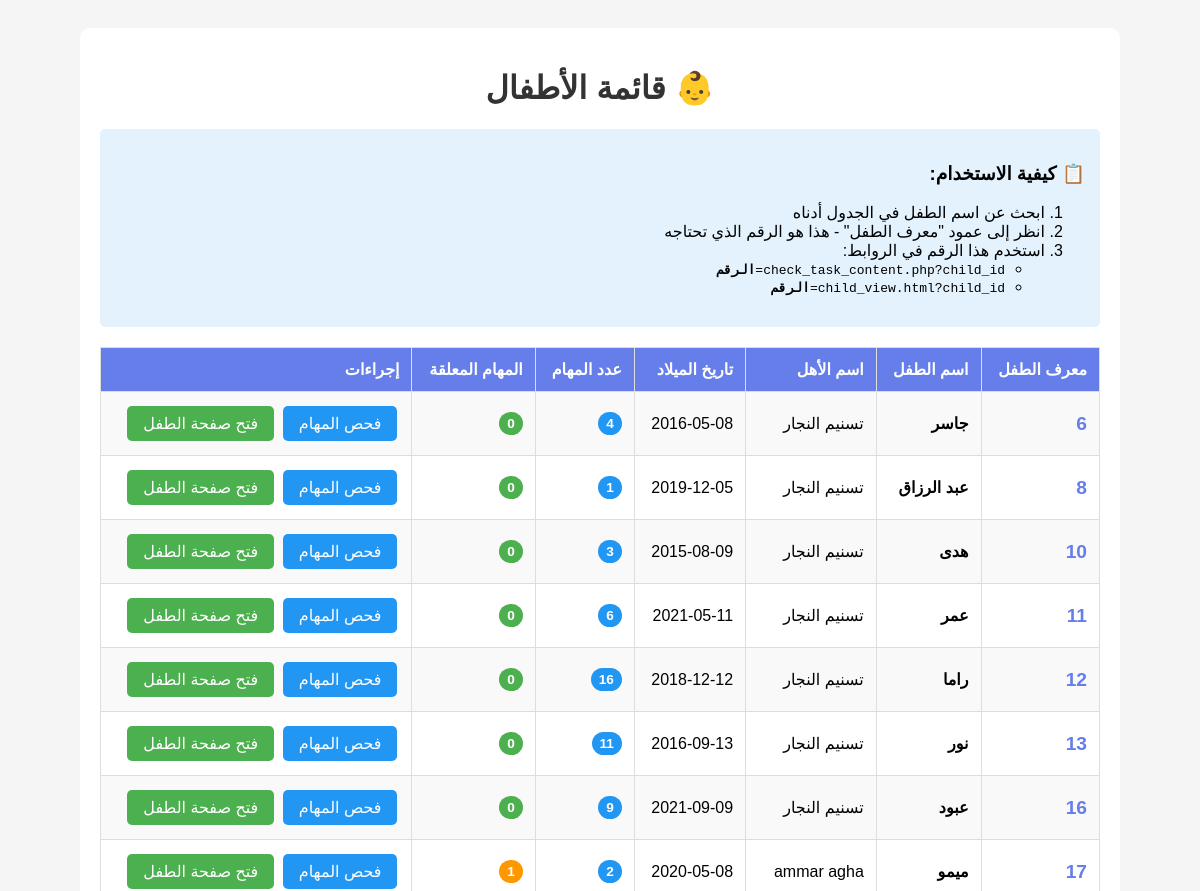
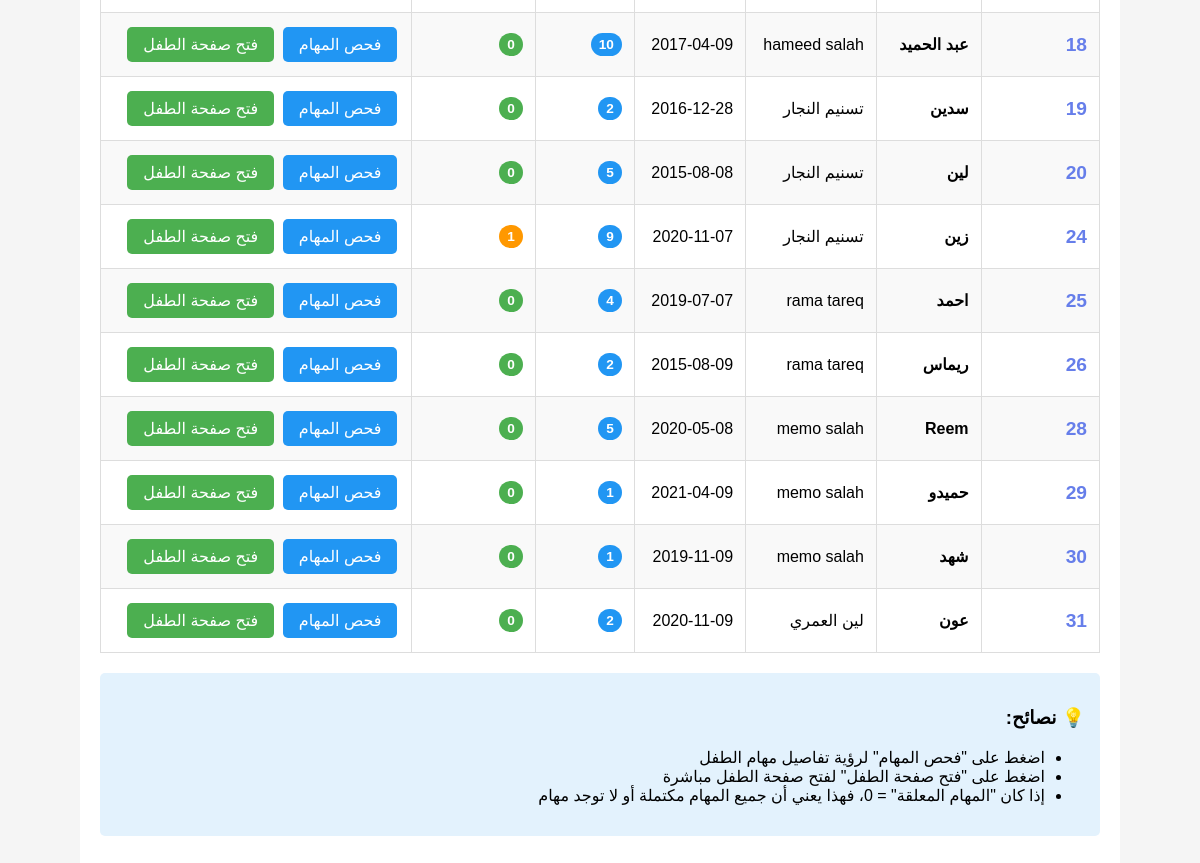
Screenshot of /list_children.php with the database file from the repository (2 pictures, top to bottom).
### tables this page shows
CREATE TABLE `children` (
  `child_id` int(11) NOT NULL,
  `child_name` varchar(200) NOT NULL,
  `parent_id` int(11) NOT NULL,
  `age` int(3) DEFAULT NULL,
  `gender` enum('ذكر','أنثى') DEFAULT NULL,
  `birth_date` date DEFAULT NULL,
  `profile_img` varchar(255) DEFAULT NULL,
  `last_activity` timestamp NULL DEFAULT NULL,
  `total_time` int(11) DEFAULT 0 COMMENT 'الوقت الإجمالي بالدقائق',
  `total_stars` int(11) DEFAULT 0 COMMENT 'Total stars',
  `title` varchar(50) DEFAULT NULL COMMENT 'Current title',
  `created_at` timestamp NOT NULL DEFAULT current_timestamp(),
  `updated_at` timestamp NOT NULL DEFAULT current_timestamp() ON UPDATE current_timestamp()
);

### list_children.php (the view, shortened to what this page needs)
<?php
require_once 'config/database.php';
try {
    $stmt = $pdo->prepare("
        SELECT
            c.child_id,
            c.child_name,
            c.birth_date,
            CONCAT(p.first_name, ' ', p.last_name) as parent_name,
            (SELECT COUNT(*) FROM tasks WHERE child_id = c.child_id) as tasks_count,
            (SELECT COUNT(*) FROM tasks WHERE child_id = c.child_id AND status = 'pending') as pending_tasks
        FROM children c
        LEFT JOIN parents p ON c.parent_id = p.id
        ORDER BY c.child_id ASC
    ");
    $stmt->execute();
    $children = $stmt->fetchAll(PDO::FETCH_ASSOC);
    echo '<!DOCTYPE html>
    <html lang="ar" dir="rtl">
    <head>
        <meta charset="UTF-8">
        <title>قائمة الأطفال</title>
        <style>
            body { font-family: Arial, sans-serif; padding: 20px; background: #f5f5f5; }
            .container { background: white; padding: 20px; border-radius: 10px; max-width: 1000px; margin: 0 auto; }
            h1 { color: #333; text-align: center; }
            .info { background: #e3f2fd; padding: 15px; border-radius: 5px; margin: 20px 0; }
            table { width: 100%; border-collapse: collapse; margin: 20px 0; }
            th, td { padding: 12px; text-align: right; border: 1px solid #ddd; }
            th { background: #667eea; color: white; }
            tr:nth-child(even) { background: #f9f9f9; }
            tr:hover { background: #f0f0f0; }
            .btn { background: #4caf50; color: white; padding: 8px 16px; border: none; border-radius: 5px; cursor: pointer; text-decoration: none; display: inline-block; margin: 2px; }
            .btn:hover { background: #45a049; }
            .btn-primary { background: #2196f3; }
            .btn-primary:hover { background: #0b7dda; }
            .child-id { font-weight: bold; color: #667eea; font-size: 1.2em; }
            .badge { display: inline-block; padding: 4px 8px; border-radius: 12px; font-size: 0.85em; font-weight: bold; }
            .badge-success { background: #4caf50; color: white; }
            .badge-warning { background: #ff9800; color: white; }
            .badge-info { background: #2196f3; color: white; }
        </style>
    </head>
    <body>
        <div class="container">
            <h1>👶 قائمة الأطفال</h1>
            <div class="info">
                <h3>📋 كيفية الاستخدام:</h3>
                <ol>
                    <li>ابحث عن اسم الطفل في الجدول أدناه</li>
                    <li>انظر إلى عمود "معرف الطفل" - هذا هو الرقم الذي تحتاجه</li>
                    <li>استخدم هذا الرقم في الروابط:
                        <ul>
                            <li><code>check_task_content.php?child_id=<strong>الرقم</strong></code></li>
                            <li><code>child_view.html?child_id=<strong>الرقم</strong></code></li>
                        </ul>
                    </li>
                </ol>
            </div>';
    if (count($children) > 0) {
        echo '<table>
            <tr>
                <th>معرف الطفل</th>
                <th>اسم الطفل</th>
                <th>اسم الأهل</th>
                <th>تاريخ الميلاد</th>
                <th>عدد المهام</th>
                <th>المهام المعلقة</th>
                <th>إجراءات</th>
            </tr>';
        foreach ($children as $child) {
            $birthDate = $child['birth_date'] ? date('Y-m-d', strtotime($child['birth_date'])) : 'غير محدد';
            $tasksCount = $child['tasks_count'] ?? 0;
            $pendingTasks = $child['pending_tasks'] ?? 0;
            echo '<tr>
                <td class="child-id">' . $child['child_id'] . '</td>
                <td><strong>' . htmlspecialchars($child['child_name']) . '</strong></td>
                <td>' . htmlspecialchars($child['parent_name'] ?? 'غير محدد') . '</td>
                <td>' . $birthDate . '</td>
                <td><span class="badge badge-info">' . $tasksCount . '</span></td>
                <td><span class="badge ' . ($pendingTasks > 0 ? 'badge-warning' : 'badge-success') . '">' . $pendingTasks . '</span></td>
                <td>
                    <a href="check_task_content.php?child_id=' . $child['child_id'] . '" class="btn btn-primary" target="_blank">فحص المهام</a>
                    <a href="html/child_view.html?child_id=' . $child['child_id'] . '" class="btn" target="_blank">فتح صفحة الطفل</a>
                </td>
            </tr>';
        }
        echo '</table>';
        echo '<div class="info">
            <h3>💡 نصائح:</h3>
            <ul>
                <li>اضغط على "فحص المهام" لرؤية تفاصيل مهام الطفل</li>
                <li>اضغط على "فتح صفحة الطفل" لفتح صفحة الطفل مباشرة</li>
                <li>إذا كان "المهام المعلقة" = 0، فهذا يعني أن جميع المهام مكتملة أو لا توجد مهام</li>
            </ul>
        </div>';
    } else {
        echo '<div style="background: #ffebee; padding: 15px; border-radius: 5px; color: #c62828;">
            <h3>❌ لا توجد أطفال مسجلين</h3>
            <p>يرجى إضافة طفل أولاً من لوحة تحكم الأهل</p>
        </div>';
    }
    echo '</div></body></html>';
} catch(PDOException $e) {
    echo '<div style="background: #ffebee; padding: 15px; border-radius: 5px; color: #c62828;">
        <h3>❌ خطأ في قاعدة البيانات</h3>
        <p>' . htmlspecialchars($e->getMessage()) . '</p>
    </div>';
}
?>

### list_children.php (style rules this page uses)
body { font-family: Arial, sans-serif; padding: 20px; background: #f5f5f5; }
.container { background: white; padding: 20px; border-radius: 10px; max-width: 1000px; margin: 0 auto; }
h1 { color: #333; text-align: center; }
.info { background: #e3f2fd; padding: 15px; border-radius: 5px; margin: 20px 0; }
table { width: 100%; border-collapse: collapse; margin: 20px 0; }
th, td { padding: 12px; text-align: right; border: 1px solid #ddd; }
th { background: #667eea; color: white; }
tr:nth-child(even) { background: #f9f9f9; }
.btn { background: #4caf50; color: white; padding: 8px 16px; border: none; border-radius: 5px; cursor: pointer; text-decoration: none; display: inline-block; margin: 2px; }
.btn-primary { background: #2196f3; }
.child-id { font-weight: bold; color: #667eea; font-size: 1.2em; }
.badge { display: inline-block; padding: 4px 8px; border-radius: 12px; font-size: 0.85em; font-weight: bold; }
.badge-success { background: #4caf50; color: white; }
.badge-warning { background: #ff9800; color: white; }
.badge-info { background: #2196f3; color: white; }

### rows the page displays
children: child_id "6", child_name "جاسر", parent_name "تسنيم النجار", birth_date "2016-05-08", tasksCount "4", pendingTasks "0"
children: child_id "8", child_name "عبد الرزاق", parent_name "تسنيم النجار", birth_date "2019-12-05", tasksCount "1", pendingTasks "0"
children: child_id "10", child_name "هدى", parent_name "تسنيم النجار", birth_date "2015-08-09", tasksCount "3", pendingTasks "0"
children: child_id "11", child_name "عمر", parent_name "تسنيم النجار", birth_date "2021-05-11", tasksCount "6", pendingTasks "0"
children: child_id "12", child_name "راما", parent_name "تسنيم النجار", birth_date "2018-12-12", tasksCount "16", pendingTasks "0"
children: child_id "13", child_name "نور", parent_name "تسنيم النجار", birth_date "2016-09-13", tasksCount "11", pendingTasks "0"
children: child_id "16", child_name "عبود", parent_name "تسنيم النجار", birth_date "2021-09-09", tasksCount "9", pendingTasks "0"
children: child_id "17", child_name "ميمو", parent_name "ammar agha", birth_date "2020-05-08", tasksCount "2", pendingTasks "1"
children: child_id "18", child_name "عبد الحميد", parent_name "hameed salah", birth_date "2017-04-09", tasksCount "10", pendingTasks "0"
children: child_id "19", child_name "سدين", parent_name "تسنيم النجار", birth_date "2016-12-28", tasksCount "2", pendingTasks "0"
children: child_id "20", child_name "لين", parent_name "تسنيم النجار", birth_date "2015-08-08", tasksCount "5", pendingTasks "0"
children: child_id "24", child_name "زين", parent_name "تسنيم النجار", birth_date "2020-11-07", tasksCount "9", pendingTasks "1"
children: child_id "25", child_name "احمد", parent_name "rama tareq", birth_date "2019-07-07", tasksCount "4", pendingTasks "0"
children: child_id "26", child_name "ريماس", parent_name "rama tareq", birth_date "2015-08-09", tasksCount "2", pendingTasks "0"
children: child_id "28", child_name "Reem", parent_name "memo salah", birth_date "2020-05-08", tasksCount "5", pendingTasks "0"
children: child_id "29", child_name "حميدو", parent_name "memo salah", birth_date "2021-04-09", tasksCount "1", pendingTasks "0"
children: child_id "30", child_name "شهد", parent_name "memo salah", birth_date "2019-11-09", tasksCount "1", pendingTasks "0"
children: child_id "31", child_name "عون", parent_name "لين العمري", birth_date "2020-11-09", tasksCount "2", pendingTasks "0"
